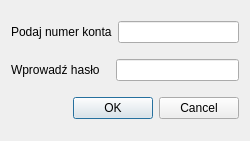
<?xml version="1.0" encoding="UTF-8"?>
<ui version="4.0">
 <class>powiaz_kontodialog</class>
 <widget class="QDialog" name="powiaz_kontodialog">
  <property name="geometry">
   <rect>
    <x>0</x>
    <y>0</y>
    <width>250</width>
    <height>141</height>
   </rect>
  </property>
  <property name="windowTitle">
   <string>Dialog</string>
  </property>
  <layout class="QGridLayout" name="gridLayout">
   <item row="0" column="0">
    <layout class="QHBoxLayout" name="horizontalLayout">
     <item>
      <widget class="QLabel" name="label">
       <property name="text">
        <string>Podaj numer konta</string>
       </property>
      </widget>
     </item>
     <item>
      <widget class="QLineEdit" name="lineEdit_numer_konta"/>
     </item>
    </layout>
   </item>
   <item row="1" column="0">
    <layout class="QHBoxLayout" name="horizontalLayout_2">
     <item>
      <widget class="QLabel" name="label_2">
       <property name="text">
        <string>Wprowadź hasło   </string>
       </property>
      </widget>
     </item>
     <item>
      <widget class="QLineEdit" name="lineEdit_haslo"/>
     </item>
    </layout>
   </item>
   <item row="2" column="0">
    <widget class="QDialogButtonBox" name="buttonBox">
     <property name="standardButtons">
      <set>QDialogButtonBox::Cancel|QDialogButtonBox::Ok</set>
     </property>
    </widget>
   </item>
  </layout>
 </widget>
 <resources/>
 <connections/>
</ui>
